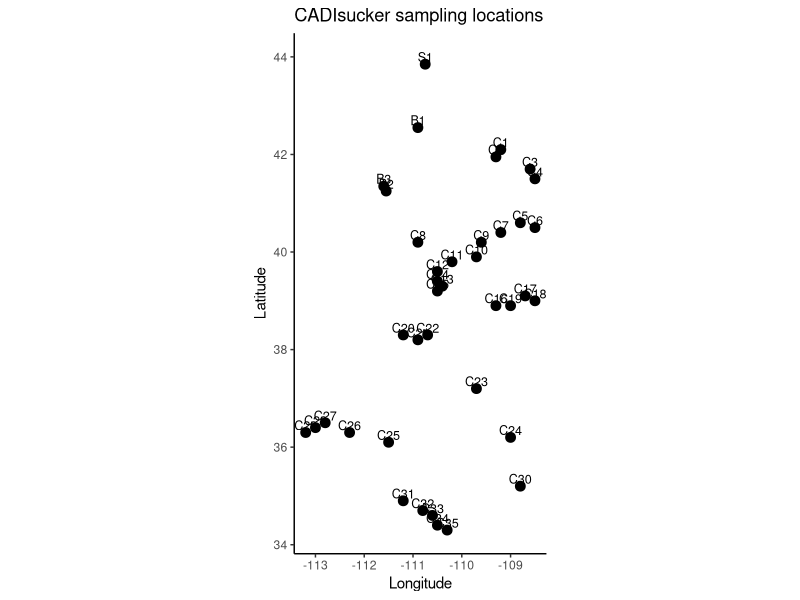
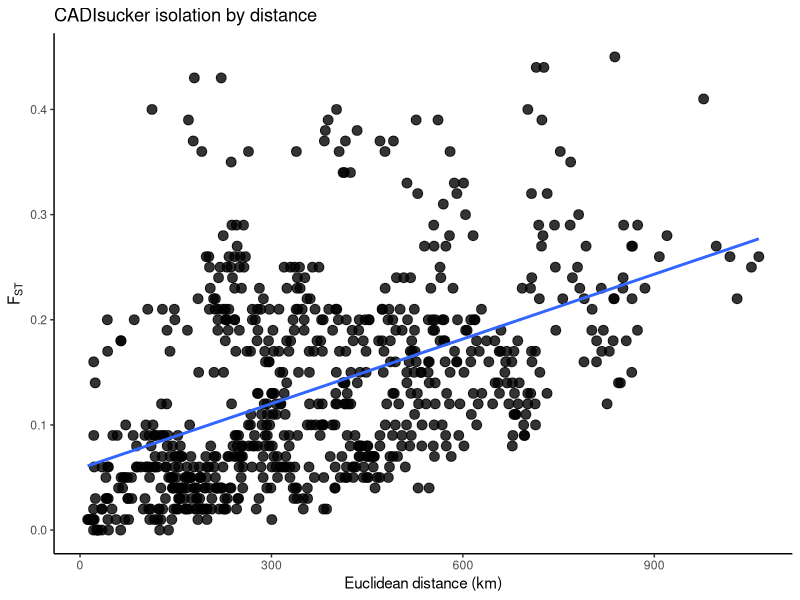

These figures' R source, in order: (Note: this script raises an error after producing the figures.)
# -----------------------------
# CADIsucker
# site coordinates + FST matrix + IBD plot
# -----------------------------

library(ggplot2)
library(geosphere)

# ------------------------------
# paths
# ------------------------------
save_dir <- "/Users/johnmccall/Library/CloudStorage/OneDrive-TheOhioStateUniversity/Spring_2026/Landgen_DGS/DGS-Patterns-of-Fish-Diversity/DGS-Patterns-of-Fish-Diversity/Objective 2/Data/CADI-1"

# -----------------------------
# 0) site coordinates
# estimated from study map / locality descriptions
# -----------------------------
CADI_1_coords <- data.frame(
  site = c(
    "S1","B1","B2","B3",
    "C1","C2","C3","C4","C5","C6","C7","C8","C9","C10","C11","C12",
    "C13","C14","C15","C16","C17","C18","C19","C20","C21","C22","C23",
    "C24","C25","C26","C27","C28","C29","C30","C31","C32","C33","C34","C35"
  ),
  lat = c(
    43.85, 42.55, 41.25, 41.35,
    42.10, 41.95, 41.70, 41.50, 40.60, 40.50, 40.40, 40.20, 40.20, 39.90, 39.80, 39.60,
    39.30, 39.40, 39.20, 38.90, 39.10, 39.00, 38.90, 38.30, 38.20, 38.30, 37.20,
    36.20, 36.10, 36.30, 36.50, 36.40, 36.30, 35.20, 34.90, 34.70, 34.60, 34.40, 34.30
  ),
  lon = c(
    -110.75,-110.90,-111.55,-111.60,
    -109.20,-109.30,-108.60,-108.50,-108.80,-108.50,-109.20,-110.90,-109.60,-109.70,-110.20,-110.50,
    -110.40,-110.50,-110.50,-109.30,-108.70,-108.50,-109.00,-111.20,-110.90,-110.70,-109.70,
    -109.00,-111.50,-112.30,-112.80,-113.00,-113.20,-108.80,-111.20,-110.80,-110.60,-110.50,-110.30
  ),
  stringsAsFactors = FALSE
)

# -----------------------------
# 1) map of sampling locations
# -----------------------------
ggplot(CADI_1_coords, aes(x = lon, y = lat)) +
  geom_point(size = 3) +
  geom_text(aes(label = site), nudge_y = 0.15, size = 3.2) +
  coord_fixed() +
  theme_classic() +
  labs(
    x = "Longitude",
    y = "Latitude",
    title = "CADIsucker sampling locations"
  )

# -----------------------------
# 2) geographic distance matrix
# straight-line distance in km
# -----------------------------
geo_dist_km <- geosphere::distm(
  as.matrix(CADI_1_coords[, c("lon", "lat")]),
  fun = geosphere::distHaversine
) / 1000

rownames(geo_dist_km) <- CADI_1_coords$site
colnames(geo_dist_km) <- CADI_1_coords$site

# -----------------------------
# 3) helper function:
# takes a vector of lower-triangle values (row-wise order)
# and reconstructs a full symmetric matrix
# -----------------------------
fill_sym_from_lower <- function(pops, vals, diag_val = 0) {
  
  n <- length(pops)
  
  stopifnot(length(vals) == n * (n - 1) / 2)
  
  mat <- matrix(
    0,
    nrow = n,
    ncol = n,
    dimnames = list(pops, pops)
  )
  
  k <- 1
  for (i in 2:n) {
    for (j in 1:(i - 1)) {
      mat[i, j] <- vals[k]
      mat[j, i] <- vals[k]
      k <- k + 1
    }
  }
  
  diag(mat) <- diag_val
  mat
}

# -----------------------------
# 4) pairwise FST matrix
# values transcribed from LOWER triangle of Table 5
# row-wise: row 2 has 1 value, row 3 has 2 values, etc.
# -----------------------------
fst_vals <- c(
  
  # B1
  0.08,
  
  # B2
  0.08, 0.06,
  
  # B3
  0.07, 0.05, 0.01,
  
  # C1
  0.19, 0.20, 0.24, 0.20,
  
  # C2
  0.20, 0.21, 0.25, 0.21, 0.01,
  
  # C3
  0.21, 0.22, 0.26, 0.23, 0.04, 0.05,
  
  # C4
  0.25, 0.25, 0.29, 0.26, 0.08, 0.09, 0.14,
  
  # C5
  0.19, 0.19, 0.23, 0.19, 0.02, 0.03, 0.02, 0.10,
  
  # C6
  0.17, 0.17, 0.21, 0.18, 0.03, 0.03, 0.03, 0.08, 0.00,
  
  # C7
  0.20, 0.21, 0.25, 0.21, 0.05, 0.05, 0.09, 0.12, 0.05, 0.04,
  
  # C8
  0.17, 0.17, 0.21, 0.17, 0.04, 0.04, 0.06, 0.09, 0.03, 0.02, 0.04,
  
  # C9
  0.20, 0.21, 0.26, 0.21, 0.04, 0.04, 0.06, 0.10, 0.03, 0.02, 0.03, 0.02,
  
  # C10
  0.17, 0.17, 0.21, 0.18, 0.03, 0.03, 0.04, 0.08, 0.01, 0.01, 0.05, 0.02, 0.02,
  
  # C11
  0.20, 0.21, 0.26, 0.22, 0.06, 0.07, 0.07, 0.12, 0.06, 0.05, 0.09, 0.05, 0.05, 0.03,
  
  # C12
  0.18, 0.18, 0.23, 0.19, 0.04, 0.03, 0.06, 0.08, 0.03, 0.02, 0.05, 0.03, 0.03, 0.01, 0.02,
  
  # C13
  0.24, 0.25, 0.29, 0.25, 0.09, 0.07, 0.11, 0.12, 0.06, 0.06, 0.07, 0.05, 0.06, 0.06, 0.09, 0.06,
  
  # C14
  0.24, 0.24, 0.28, 0.25, 0.09, 0.08, 0.11, 0.12, 0.07, 0.07, 0.08, 0.06, 0.06, 0.06, 0.09, 0.06, 0.01,
  
  # C15
  0.24, 0.25, 0.29, 0.25, 0.09, 0.07, 0.11, 0.12, 0.07, 0.06, 0.07, 0.06, 0.06, 0.06, 0.10, 0.06, 0.01, 0.01,
  
  # C16
  0.18, 0.18, 0.23, 0.19, 0.04, 0.04, 0.06, 0.10, 0.02, 0.02, 0.05, 0.02, 0.02, 0.01, 0.04, 0.02, 0.06, 0.07, 0.06,
  
  # C17
  0.19, 0.19, 0.24, 0.20, 0.06, 0.06, 0.08, 0.11, 0.04, 0.03, 0.07, 0.02, 0.04, 0.02, 0.04, 0.02, 0.07, 0.07, 0.07, 0.01,
  
  # C18
  0.18, 0.18, 0.22, 0.18, 0.03, 0.03, 0.06, 0.08, 0.02, 0.02, 0.05, 0.02, 0.03, 0.01, 0.05, 0.01, 0.06, 0.06, 0.05, 0.01, 0.01,
  
  # C19
  0.18, 0.19, 0.23, 0.19, 0.03, 0.03, 0.06, 0.10, 0.02, 0.02, 0.05, 0.02, 0.02, 0.01, 0.05, 0.02, 0.07, 0.07, 0.06, 0.00, 0.00, 0.00,
  
  # C20
  0.20, 0.21, 0.25, 0.21, 0.07, 0.07, 0.08, 0.12, 0.06, 0.04, 0.09, 0.04, 0.05, 0.04, 0.05, 0.04, 0.09, 0.08, 0.09, 0.04, 0.04, 0.03, 0.04,
  
  # C21
  0.21, 0.21, 0.25, 0.22, 0.07, 0.07, 0.08, 0.12, 0.06, 0.05, 0.10, 0.04, 0.06, 0.04, 0.05, 0.04, 0.09, 0.09, 0.09, 0.04, 0.04, 0.03, 0.04, 0.00,
  
  # C22
  0.20, 0.21, 0.25, 0.21, 0.08, 0.08, 0.09, 0.12, 0.07, 0.05, 0.10, 0.05, 0.07, 0.05, 0.05, 0.04, 0.10, 0.09, 0.09, 0.05, 0.04, 0.03, 0.04, 0.01, 0.01,
  
  # C23
  0.19, 0.19, 0.23, 0.20, 0.04, 0.04, 0.06, 0.09, 0.02, 0.02, 0.06, 0.02, 0.04, 0.01, 0.04, 0.02, 0.07, 0.07, 0.07, 0.02, 0.02, 0.02, 0.01, 0.04, 0.04, 0.05,
  
  # C24
  0.27, 0.28, 0.30, 0.28, 0.17, 0.16, 0.17, 0.20, 0.13, 0.12, 0.18, 0.15, 0.15, 0.12, 0.14, 0.12, 0.17, 0.17, 0.17, 0.13, 0.14, 0.12, 0.13, 0.13, 0.13, 0.13, 0.12,
  
  # C25
  0.22, 0.22, 0.27, 0.23, 0.09, 0.09, 0.12, 0.14, 0.08, 0.07, 0.09, 0.06, 0.07, 0.05, 0.06, 0.04, 0.10, 0.10, 0.10, 0.05, 0.05, 0.06, 0.05, 0.08, 0.08, 0.08, 0.06, 0.15,
  
  # C26
  0.23, 0.23, 0.27, 0.24, 0.11, 0.11, 0.13, 0.15, 0.10, 0.09, 0.12, 0.08, 0.10, 0.07, 0.09, 0.06, 0.12, 0.12, 0.12, 0.07, 0.06, 0.07, 0.07, 0.09, 0.09, 0.10, 0.07, 0.16, 0.03,
  
  # C27
  0.22, 0.23, 0.27, 0.23, 0.09, 0.08, 0.11, 0.14, 0.08, 0.07, 0.08, 0.05, 0.07, 0.05, 0.06, 0.04, 0.09, 0.10, 0.10, 0.05, 0.04, 0.05, 0.05, 0.07, 0.08, 0.08, 0.05, 0.15, 0.00, 0.02,
  
  # C28
  0.24, 0.24, 0.29, 0.25, 0.10, 0.10, 0.13, 0.14, 0.09, 0.08, 0.10, 0.07, 0.08, 0.06, 0.07, 0.05, 0.10, 0.10, 0.10, 0.06, 0.05, 0.07, 0.05, 0.08, 0.09, 0.09, 0.06, 0.15, 0.00, 0.00, 0.00,
  
  # C29
  0.27, 0.27, 0.31, 0.28, 0.13, 0.12, 0.15, 0.17, 0.11, 0.10, 0.13, 0.10, 0.10, 0.09, 0.08, 0.08, 0.12, 0.13, 0.13, 0.08, 0.08, 0.10, 0.09, 0.11, 0.11, 0.12, 0.08, 0.18, 0.03, 0.05, 0.03, 0.02,
  
  # C30
  0.41, 0.45, 0.44, 0.44, 0.35, 0.36, 0.39, 0.40, 0.33, 0.32, 0.36, 0.33, 0.39, 0.32, 0.39, 0.33, 0.36, 0.37, 0.37, 0.34, 0.38, 0.34, 0.34, 0.36, 0.37, 0.38, 0.35, 0.40, 0.36, 0.36, 0.39, 0.40, 0.37,
  
  # C31
  0.27, 0.29, 0.32, 0.29, 0.19, 0.19, 0.22, 0.24, 0.17, 0.16, 0.18, 0.16, 0.19, 0.16, 0.20, 0.16, 0.19, 0.19, 0.20, 0.17, 0.17, 0.16, 0.16, 0.20, 0.21, 0.20, 0.17, 0.27, 0.19, 0.22, 0.20, 0.21, 0.24, 0.43,
  
  # C32
  0.26, 0.29, 0.32, 0.29, 0.18, 0.17, 0.21, 0.23, 0.17, 0.16, 0.18, 0.16, 0.18, 0.17, 0.20, 0.16, 0.20, 0.21, 0.21, 0.18, 0.19, 0.17, 0.16, 0.21, 0.21, 0.21, 0.18, 0.26, 0.19, 0.21, 0.20, 0.20, 0.23, 0.36, 0.20,
  
  # C33
  0.22, 0.23, 0.25, 0.22, 0.14, 0.12, 0.16, 0.16, 0.12, 0.11, 0.13, 0.12, 0.13, 0.12, 0.15, 0.12, 0.15, 0.15, 0.15, 0.13, 0.13, 0.11, 0.12, 0.14, 0.15, 0.14, 0.13, 0.20, 0.15, 0.17, 0.16, 0.16, 0.19, 0.37, 0.18, 0.16,
  
  # C34
  0.25, 0.26, 0.29, 0.25, 0.15, 0.14, 0.17, 0.18, 0.13, 0.12, 0.14, 0.12, 0.14, 0.13, 0.15, 0.12, 0.15, 0.14, 0.15, 0.14, 0.14, 0.12, 0.13, 0.15, 0.15, 0.14, 0.13, 0.20, 0.15, 0.17, 0.15, 0.15, 0.18, 0.43, 0.20, 0.17, 0.03,
  
  # C35
  0.26, 0.28, 0.30, 0.27, 0.19, 0.18, 0.22, 0.23, 0.17, 0.16, 0.18, 0.17, 0.19, 0.17, 0.20, 0.16, 0.20, 0.20, 0.20, 0.18, 0.19, 0.16, 0.17, 0.20, 0.20, 0.20, 0.17, 0.26, 0.20, 0.22, 0.20, 0.21, 0.23, 0.39, 0.21, 0.18, 0.06, 0.09
)

CADI_1_fst <- fill_sym_from_lower(
  pops = CADI_1_coords$site,
  vals = fst_vals,
  diag_val = 0
)

# -----------------------------
# 5) pairwise dataframe for IBD plot
# -----------------------------
ibd_df <- data.frame(
  site1   = rownames(CADI_1_fst)[row(CADI_1_fst)[upper.tri(CADI_1_fst)]],
  site2   = colnames(CADI_1_fst)[col(CADI_1_fst)[upper.tri(CADI_1_fst)]],
  fst     = CADI_1_fst[upper.tri(CADI_1_fst)],
  dist_km = geo_dist_km[upper.tri(geo_dist_km)]
)

# -----------------------------
# 6) IBD plot
# -----------------------------
ggplot(ibd_df, aes(x = dist_km, y = fst)) +
  geom_point(size = 3, alpha = 0.8) +
  geom_smooth(method = "lm", se = FALSE) +
  theme_classic() +
  labs(
    x = "Euclidean distance (km)",
    y = expression(F[ST]),
    title = "CADIsucker isolation by distance"
  )

# -----------------------------
# 7) quick checks
# -----------------------------
stopifnot(identical(rownames(CADI_1_fst), CADI_1_coords$site))
stopifnot(identical(colnames(CADI_1_fst), CADI_1_coords$site))
stopifnot(isTRUE(all.equal(CADI_1_fst, t(CADI_1_fst))))
stopifnot(length(fst_vals) == nrow(CADI_1_coords) * (nrow(CADI_1_coords) - 1) / 2)

# -----------------------------
# 8) save RData
# -----------------------------
out_dir <- file.path(save_dir, "data")

if (!dir.exists(out_dir)) {
  dir.create(out_dir, recursive = TRUE)
}

save(
  CADI_1_fst,
  CADI_1_coords,
  file = file.path(out_dir, "CADI-1.RData")
)
